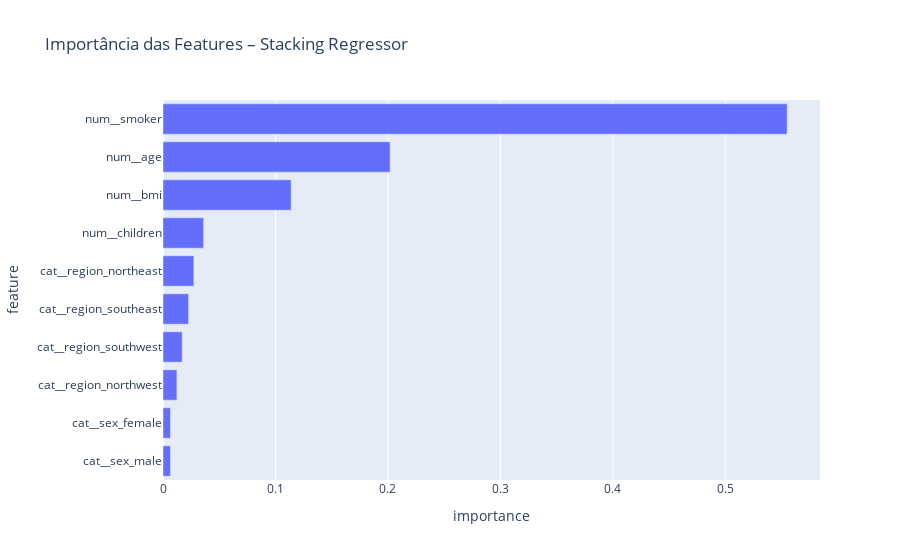

Notebook code for this chart:
### Code cell
# Criar o gráfico de barras para apresentar a importância das features
fig = px.bar(importance_df,
    x='importance',
    y='feature',
    title='Importância das Features – Stacking Regressor',
    orientation='h'
)

fig.show()

### Figure 1 — Plotly figure (JSON) as saved in the notebook; plotly's stock layout.template omitted (floating-point values rounded to 4 significant figures)
{"data": [{"hovertemplate": "importance=%{x}<br>feature=%{y}<extra></extra>", "legendgroup": "", "marker": {"color": "#636efa", "pattern": {"shape": ""}}, "name": "", "orientation": "h", "showlegend": false, "textposition": "auto", "type": "bar", "x": [0.006653, 0.006654, 0.01239, 0.01707, 0.02275, 0.02743, 0.03608, 0.1139, 0.202, 0.5551], "xaxis": "x", "y": ["cat__sex_male", "cat__sex_female", "cat__region_northwest", "cat__region_southwest", "cat__region_southeast", "cat__region_northeast", "num__children", "num__bmi", "num__age", "num__smoker"], "yaxis": "y"}], "layout": {"barmode": "relative", "legend": {"tracegroupgap": 0}, "title": {"text": "Importância das Features – Stacking Regressor"}, "xaxis": {"anchor": "y", "domain": [0, 1], "title": {"text": "importance"}}, "yaxis": {"anchor": "x", "domain": [0, 1], "title": {"text": "feature"}}}}
